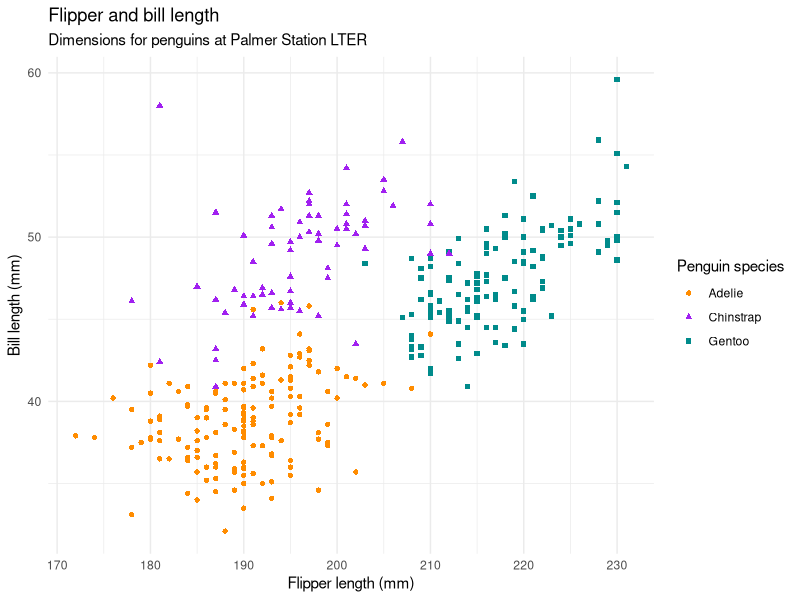
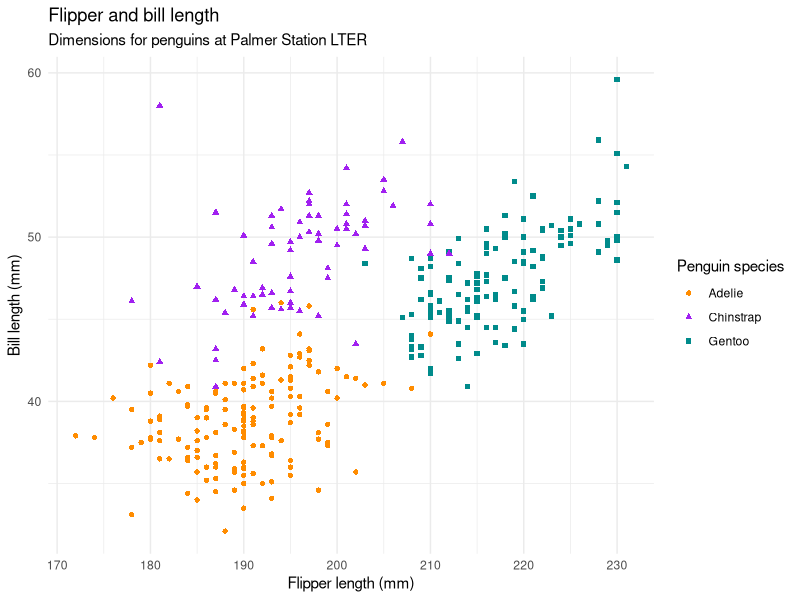

Recreate these plots in R, in order.
## ---- chunk 1
#| label: load-packages
#| include: false

library(tidyverse)
library(palmerpenguins)
## ---- chunk 2
#| label: Grafico 1
#| warning: false
#| echo: false

ggplot(penguins, 
       aes(x = flipper_length_mm, y = bill_length_mm)) +
  geom_point(aes(color = species, shape = species)) +
  scale_color_manual(values = c("darkorange","purple","cyan4")) +
  labs(
    title = "Flipper and bill length",
    subtitle = "Dimensions for penguins at Palmer Station LTER",
    x = "Flipper length (mm)", y = "Bill length (mm)",
    color = "Penguin species", shape = "Penguin species"
  ) +
  theme_minimal()
## ---- chunk 3
#| label: Grafico 2
#| warning: false
#| echo: false

ggplot(penguins, 
       aes(x = flipper_length_mm, y = bill_length_mm)) +
  geom_point(aes(color = species, shape = species)) +
  scale_color_manual(values = c("darkorange","purple","cyan4")) +
  labs(
    title = "Flipper and bill length",
    subtitle = "Dimensions for penguins at Palmer Station LTER",
    x = "Flipper length (mm)", y = "Bill length (mm)",
    color = "Penguin species", shape = "Penguin species"
  ) +
  theme_minimal()
